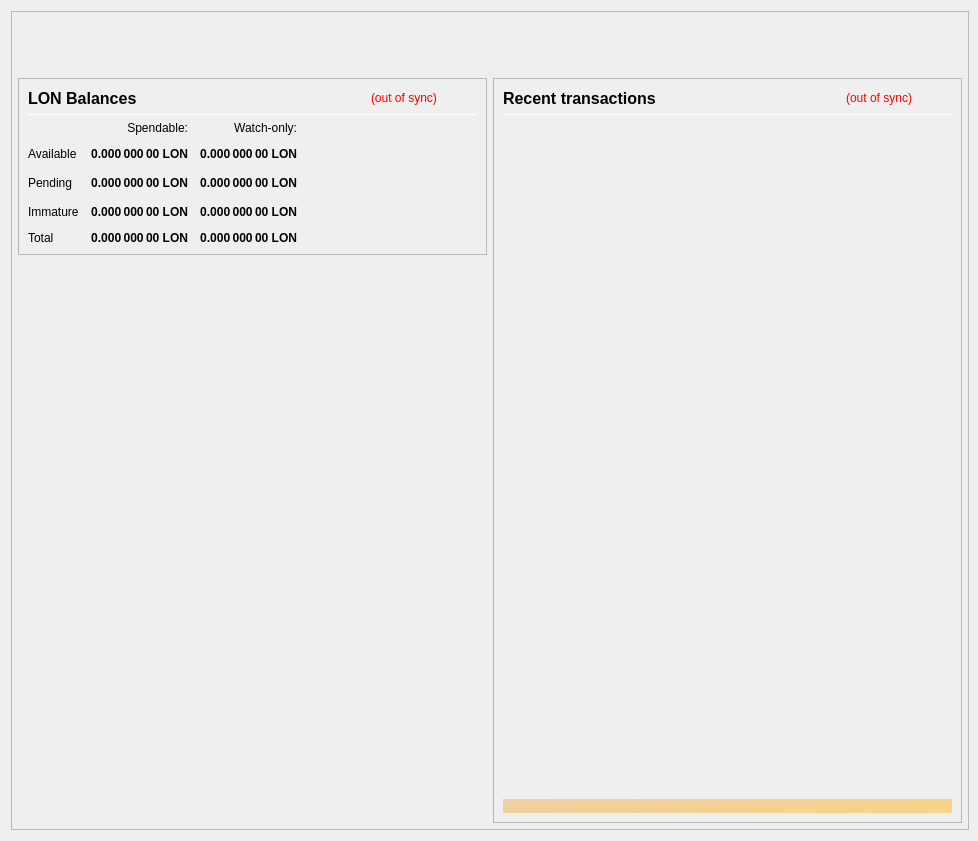
<?xml version="1.0" encoding="UTF-8"?>
<ui version="4.0">
 <class>OverviewPage</class>
 <widget class="QWidget" name="OverviewPage">
  <property name="geometry">
   <rect>
    <x>0</x>
    <y>0</y>
    <width>978</width>
    <height>841</height>
   </rect>
  </property>
  <property name="minimumSize">
   <size>
    <width>960</width>
    <height>682</height>
   </size>
  </property>
  <property name="font">
   <font>
    <weight>50</weight>
    <bold>false</bold>
   </font>
  </property>
  <property name="windowTitle">
   <string>Form</string>
  </property>
  <layout class="QVBoxLayout" name="topLayout" stretch="0">
   <property name="rightMargin">
    <number>9</number>
   </property>
   <item>
    <widget class="QFrame" name="frame_BG">
     <property name="minimumSize">
      <size>
       <width>850</width>
       <height>610</height>
      </size>
     </property>
     <property name="maximumSize">
      <size>
       <width>16777215</width>
       <height>16777215</height>
      </size>
     </property>
     <property name="frameShape">
      <enum>QFrame::StyledPanel</enum>
     </property>
     <property name="frameShadow">
      <enum>QFrame::Raised</enum>
     </property>
     <layout class="QVBoxLayout" name="verticalLayout_3" stretch="0">
      <property name="leftMargin">
       <number>0</number>
      </property>
      <property name="topMargin">
       <number>0</number>
      </property>
      <property name="rightMargin">
       <number>0</number>
      </property>
      <property name="bottomMargin">
       <number>6</number>
      </property>
      <item>
       <layout class="QVBoxLayout" name="verticalLayout_Master" stretch="0,1">
        <property name="leftMargin">
         <number>0</number>
        </property>
        <property name="topMargin">
         <number>0</number>
        </property>
        <property name="rightMargin">
         <number>0</number>
        </property>
        <property name="bottomMargin">
         <number>0</number>
        </property>
        <item>
         <widget class="QFrame" name="frame_Header">
          <layout class="QVBoxLayout" name="verticalLayout_Header" stretch="0">
           <property name="leftMargin">
            <number>0</number>
           </property>
           <property name="topMargin">
            <number>0</number>
           </property>
           <property name="rightMargin">
            <number>0</number>
           </property>
           <property name="bottomMargin">
            <number>0</number>
           </property>
           <item>
            <layout class="QHBoxLayout" name="horizontalLayout_Header" stretch="1,0">
             <property name="spacing">
              <number>6</number>
             </property>
             <item>
              <spacer name="horizontalSpacer_Header">
               <property name="orientation">
                <enum>Qt::Horizontal</enum>
               </property>
               <property name="sizeHint" stdset="0">
                <size>
                 <width>40</width>
                 <height>20</height>
                </size>
               </property>
              </spacer>
             </item>
             <item>
              <widget class="QLabel" name="labelOverviewHeaderRight">
               <property name="minimumSize">
                <size>
                 <width>464</width>
                 <height>60</height>
                </size>
               </property>
               <property name="maximumSize">
                <size>
                 <width>16777215</width>
                 <height>60</height>
                </size>
               </property>
               <property name="font">
                <font>
                 <pointsize>14</pointsize>
                </font>
               </property>
               <property name="text">
                <string/>
               </property>
               <property name="alignment">
                <set>Qt::AlignRight|Qt::AlignTrailing|Qt::AlignVCenter</set>
               </property>
              </widget>
             </item>
            </layout>
           </item>
          </layout>
         </widget>
        </item>
        <item>
         <widget class="QFrame" name="frame_Content">
          <layout class="QVBoxLayout" name="verticalLayout_Content">
           <property name="leftMargin">
            <number>6</number>
           </property>
           <property name="topMargin">
            <number>0</number>
           </property>
           <property name="rightMargin">
            <number>6</number>
           </property>
           <property name="bottomMargin">
            <number>0</number>
           </property>
           <item>
            <layout class="QHBoxLayout" name="horizontalLayout_Content" stretch="1,1">
             <property name="spacing">
              <number>6</number>
             </property>
             <item>
              <layout class="QVBoxLayout" name="verticalLayout_left" stretch="0,0">
               <item>
                <widget class="QFrame" name="frameBalances">
                 <property name="frameShape">
                  <enum>QFrame::StyledPanel</enum>
                 </property>
                 <property name="frameShadow">
                  <enum>QFrame::Raised</enum>
                 </property>
                 <layout class="QVBoxLayout" name="verticalLayout_4">
                  <item>
                   <layout class="QHBoxLayout" name="hlBalancesHeader" stretch="2,0,0">
                    <property name="spacing">
                     <number>6</number>
                    </property>
                    <item>
                     <widget class="QLabel" name="labelBalances">
                      <property name="minimumSize">
                       <size>
                        <width>0</width>
                        <height>0</height>
                       </size>
                      </property>
                      <property name="font">
                       <font>
                        <pointsize>12</pointsize>
                        <weight>75</weight>
                        <bold>true</bold>
                       </font>
                      </property>
                      <property name="text">
                       <string>LON Balances</string>
                      </property>
                     </widget>
                    </item>
                    <item>
                     <widget class="QLabel" name="labelWalletStatus">
                      <property name="cursor">
                       <cursorShape>WhatsThisCursor</cursorShape>
                      </property>
                      <property name="toolTip">
                       <string>The displayed information may be out of date. Your wallet automatically synchronizes with the Londinium network after a connection is established, but this process has not completed yet.</string>
                      </property>
                      <property name="styleSheet">
                       <string notr="true">QLabel { color: red; }</string>
                      </property>
                      <property name="text">
                       <string notr="true">(out of sync)</string>
                      </property>
                      <property name="alignment">
                       <set>Qt::AlignLeading|Qt::AlignLeft|Qt::AlignVCenter</set>
                      </property>
                     </widget>
                    </item>
                    <item>
                     <spacer name="hsBalancesHeader">
                      <property name="orientation">
                       <enum>Qt::Horizontal</enum>
                      </property>
                      <property name="sizeHint" stdset="0">
                       <size>
                        <width>40</width>
                        <height>20</height>
                       </size>
                      </property>
                     </spacer>
                    </item>
                   </layout>
                  </item>
                  <item>
                   <widget class="Line" name="lineBalances">
                    <property name="minimumSize">
                     <size>
                      <width>0</width>
                      <height>1</height>
                     </size>
                    </property>
                    <property name="maximumSize">
                     <size>
                      <width>16777215</width>
                      <height>1</height>
                     </size>
                    </property>
                    <property name="orientation">
                     <enum>Qt::Horizontal</enum>
                    </property>
                   </widget>
                  </item>
                  <item>
                   <layout class="QGridLayout" name="gridLayout">
                    <property name="spacing">
                     <number>12</number>
                    </property>
                    <item row="2" column="2">
                     <widget class="QLabel" name="labelWatchPending">
                      <property name="font">
                       <font>
                        <weight>75</weight>
                        <bold>true</bold>
                       </font>
                      </property>
                      <property name="cursor">
                       <cursorShape>ArrowCursor</cursorShape>
                      </property>
                      <property name="toolTip">
                       <string>Unconfirmed transactions to watch-only addresses</string>
                      </property>
                      <property name="text">
                       <string notr="true">0.000 000 00 LON</string>
                      </property>
                      <property name="alignment">
                       <set>Qt::AlignRight|Qt::AlignTrailing|Qt::AlignVCenter</set>
                      </property>
                      <property name="textInteractionFlags">
                       <set>Qt::NoTextInteraction</set>
                      </property>
                     </widget>
                    </item>
                    <item row="2" column="1">
                     <widget class="QLabel" name="labelUnconfirmed">
                      <property name="font">
                       <font>
                        <weight>75</weight>
                        <bold>true</bold>
                       </font>
                      </property>
                      <property name="cursor">
                       <cursorShape>ArrowCursor</cursorShape>
                      </property>
                      <property name="toolTip">
                       <string>Total of transactions that have yet to be confirmed, and do not yet count toward the spendable balance</string>
                      </property>
                      <property name="text">
                       <string notr="true">0.000 000 00 LON</string>
                      </property>
                      <property name="alignment">
                       <set>Qt::AlignRight|Qt::AlignTrailing|Qt::AlignVCenter</set>
                      </property>
                      <property name="textInteractionFlags">
                       <set>Qt::NoTextInteraction</set>
                      </property>
                     </widget>
                    </item>
                    <item row="3" column="2">
                     <widget class="QLabel" name="labelWatchImmature">
                      <property name="font">
                       <font>
                        <weight>75</weight>
                        <bold>true</bold>
                       </font>
                      </property>
                      <property name="cursor">
                       <cursorShape>ArrowCursor</cursorShape>
                      </property>
                      <property name="toolTip">
                       <string>Staked or masternode rewards in watch-only addresses that has not yet matured</string>
                      </property>
                      <property name="text">
                       <string notr="true">0.000 000 00 LON</string>
                      </property>
                      <property name="alignment">
                       <set>Qt::AlignRight|Qt::AlignTrailing|Qt::AlignVCenter</set>
                      </property>
                      <property name="textInteractionFlags">
                       <set>Qt::NoTextInteraction</set>
                      </property>
                     </widget>
                    </item>
                    <item row="4" column="0">
                     <widget class="QLabel" name="labelTotalText">
                      <property name="text">
                       <string>Total</string>
                      </property>
                      <property name="textInteractionFlags">
                       <set>Qt::NoTextInteraction</set>
                      </property>
                     </widget>
                    </item>
                    <item row="3" column="1">
                     <widget class="QLabel" name="labelImmature">
                      <property name="font">
                       <font>
                        <weight>75</weight>
                        <bold>true</bold>
                       </font>
                      </property>
                      <property name="cursor">
                       <cursorShape>ArrowCursor</cursorShape>
                      </property>
                      <property name="toolTip">
                       <string>Staked or masternode rewards that has not yet matured</string>
                      </property>
                      <property name="text">
                       <string notr="true">0.000 000 00 LON</string>
                      </property>
                      <property name="alignment">
                       <set>Qt::AlignRight|Qt::AlignTrailing|Qt::AlignVCenter</set>
                      </property>
                      <property name="textInteractionFlags">
                       <set>Qt::NoTextInteraction</set>
                      </property>
                     </widget>
                    </item>
                    <item row="2" column="3">
                     <spacer name="hsBalances">
                      <property name="orientation">
                       <enum>Qt::Horizontal</enum>
                      </property>
                      <property name="sizeHint" stdset="0">
                       <size>
                        <width>40</width>
                        <height>20</height>
                       </size>
                      </property>
                     </spacer>
                    </item>
                    <item row="3" column="0">
                     <widget class="QLabel" name="labelImmatureText">
                      <property name="text">
                       <string>Immature</string>
                      </property>
                      <property name="textInteractionFlags">
                       <set>Qt::NoTextInteraction</set>
                      </property>
                     </widget>
                    </item>
                    <item row="4" column="1">
                     <widget class="QLabel" name="labelTotal">
                      <property name="font">
                       <font>
                        <weight>75</weight>
                        <bold>true</bold>
                       </font>
                      </property>
                      <property name="cursor">
                       <cursorShape>ArrowCursor</cursorShape>
                      </property>
                      <property name="toolTip">
                       <string>Your current total balance</string>
                      </property>
                      <property name="text">
                       <string notr="true">0.000 000 00 LON</string>
                      </property>
                      <property name="alignment">
                       <set>Qt::AlignRight|Qt::AlignTrailing|Qt::AlignVCenter</set>
                      </property>
                      <property name="textInteractionFlags">
                       <set>Qt::NoTextInteraction</set>
                      </property>
                     </widget>
                    </item>
                    <item row="4" column="2">
                     <widget class="QLabel" name="labelWatchTotal">
                      <property name="font">
                       <font>
                        <weight>75</weight>
                        <bold>true</bold>
                       </font>
                      </property>
                      <property name="cursor">
                       <cursorShape>ArrowCursor</cursorShape>
                      </property>
                      <property name="toolTip">
                       <string>Current total balance in watch-only addresses</string>
                      </property>
                      <property name="text">
                       <string notr="true">0.000 000 00 LON</string>
                      </property>
                      <property name="alignment">
                       <set>Qt::AlignRight|Qt::AlignTrailing|Qt::AlignVCenter</set>
                      </property>
                      <property name="textInteractionFlags">
                       <set>Qt::NoTextInteraction</set>
                      </property>
                     </widget>
                    </item>
                    <item row="0" column="2">
                     <widget class="QLabel" name="labelWatchonly">
                      <property name="text">
                       <string>Watch-only:</string>
                      </property>
                      <property name="alignment">
                       <set>Qt::AlignRight|Qt::AlignTrailing|Qt::AlignVCenter</set>
                      </property>
                     </widget>
                    </item>
                    <item row="1" column="0">
                     <widget class="QLabel" name="labelBalanceText">
                      <property name="text">
                       <string>Available</string>
                      </property>
                      <property name="textInteractionFlags">
                       <set>Qt::NoTextInteraction</set>
                      </property>
                     </widget>
                    </item>
                    <item row="1" column="1">
                     <widget class="QLabel" name="labelBalance">
                      <property name="font">
                       <font>
                        <weight>75</weight>
                        <bold>true</bold>
                       </font>
                      </property>
                      <property name="cursor">
                       <cursorShape>ArrowCursor</cursorShape>
                      </property>
                      <property name="toolTip">
                       <string>Your current spendable balance</string>
                      </property>
                      <property name="text">
                       <string notr="true">0.000 000 00 LON</string>
                      </property>
                      <property name="alignment">
                       <set>Qt::AlignRight|Qt::AlignTrailing|Qt::AlignVCenter</set>
                      </property>
                      <property name="textInteractionFlags">
                       <set>Qt::NoTextInteraction</set>
                      </property>
                     </widget>
                    </item>
                    <item row="1" column="2">
                     <widget class="QLabel" name="labelWatchAvailable">
                      <property name="font">
                       <font>
                        <weight>75</weight>
                        <bold>true</bold>
                       </font>
                      </property>
                      <property name="cursor">
                       <cursorShape>ArrowCursor</cursorShape>
                      </property>
                      <property name="toolTip">
                       <string>Your current balance in watch-only addresses</string>
                      </property>
                      <property name="text">
                       <string notr="true">0.000 000 00 LON</string>
                      </property>
                      <property name="alignment">
                       <set>Qt::AlignRight|Qt::AlignTrailing|Qt::AlignVCenter</set>
                      </property>
                      <property name="textInteractionFlags">
                       <set>Qt::NoTextInteraction</set>
                      </property>
                     </widget>
                    </item>
                    <item row="2" column="0">
                     <widget class="QLabel" name="labelPendingText">
                      <property name="text">
                       <string>Pending</string>
                      </property>
                      <property name="textInteractionFlags">
                       <set>Qt::NoTextInteraction</set>
                      </property>
                     </widget>
                    </item>
                    <item row="0" column="1">
                     <widget class="QLabel" name="labelSpendable">
                      <property name="text">
                       <string>Spendable:</string>
                      </property>
                      <property name="alignment">
                       <set>Qt::AlignRight|Qt::AlignTrailing|Qt::AlignVCenter</set>
                      </property>
                     </widget>
                    </item>
                   </layout>
                  </item>
                 </layout>
                </widget>
               </item>
               <item>
                <spacer name="verticalSpacer">
                 <property name="orientation">
                  <enum>Qt::Vertical</enum>
                 </property>
                 <property name="sizeHint" stdset="0">
                  <size>
                   <width>20</width>
                   <height>40</height>
                  </size>
                 </property>
                </spacer>
               </item>
              </layout>
             </item>
             <item>
              <layout class="QVBoxLayout" name="verticalLayout_right" stretch="1">
               <item>
                <widget class="QFrame" name="frame_RecentTransactions">
                 <property name="minimumSize">
                  <size>
                   <width>0</width>
                   <height>0</height>
                  </size>
                 </property>
                 <property name="frameShape">
                  <enum>QFrame::StyledPanel</enum>
                 </property>
                 <property name="frameShadow">
                  <enum>QFrame::Raised</enum>
                 </property>
                 <layout class="QVBoxLayout" name="verticalLayout_1" stretch="0,0,0,0,0">
                  <item>
                   <layout class="QHBoxLayout" name="horizontalLayout_2" stretch="2,0,0">
                    <property name="spacing">
                     <number>3</number>
                    </property>
                    <item>
                     <widget class="QLabel" name="label_4">
                      <property name="minimumSize">
                       <size>
                        <width>0</width>
                        <height>20</height>
                       </size>
                      </property>
                      <property name="font">
                       <font>
                        <pointsize>12</pointsize>
                        <weight>75</weight>
                        <bold>true</bold>
                       </font>
                      </property>
                      <property name="text">
                       <string>Recent transactions</string>
                      </property>
                     </widget>
                    </item>
                    <item>
                     <widget class="QLabel" name="labelTransactionsStatus">
                      <property name="cursor">
                       <cursorShape>WhatsThisCursor</cursorShape>
                      </property>
                      <property name="toolTip">
                       <string>The displayed information may be out of date. Your wallet automatically synchronizes with the Londinium network after a connection is established, but this process has not completed yet.</string>
                      </property>
                      <property name="styleSheet">
                       <string notr="true">QLabel { color: red; }</string>
                      </property>
                      <property name="text">
                       <string notr="true">(out of sync)</string>
                      </property>
                      <property name="alignment">
                       <set>Qt::AlignRight|Qt::AlignTrailing|Qt::AlignVCenter</set>
                      </property>
                     </widget>
                    </item>
                    <item>
                     <spacer name="horizontalSpacer">
                      <property name="orientation">
                       <enum>Qt::Horizontal</enum>
                      </property>
                      <property name="sizeHint" stdset="0">
                       <size>
                        <width>40</width>
                        <height>20</height>
                       </size>
                      </property>
                     </spacer>
                    </item>
                   </layout>
                  </item>
                  <item>
                   <widget class="Line" name="line">
                    <property name="minimumSize">
                     <size>
                      <width>0</width>
                      <height>1</height>
                     </size>
                    </property>
                    <property name="maximumSize">
                     <size>
                      <width>16777215</width>
                      <height>1</height>
                     </size>
                    </property>
                    <property name="orientation">
                     <enum>Qt::Horizontal</enum>
                    </property>
                   </widget>
                  </item>
                  <item>
                   <widget class="QListView" name="listTransactions">
                    <property name="minimumSize">
                     <size>
                      <width>0</width>
                      <height>0</height>
                     </size>
                    </property>
                    <property name="styleSheet">
                     <string notr="true">QListView { background: transparent; }</string>
                    </property>
                    <property name="frameShape">
                     <enum>QFrame::NoFrame</enum>
                    </property>
                    <property name="verticalScrollBarPolicy">
                     <enum>Qt::ScrollBarAlwaysOff</enum>
                    </property>
                    <property name="horizontalScrollBarPolicy">
                     <enum>Qt::ScrollBarAlwaysOff</enum>
                    </property>
                    <property name="selectionMode">
                     <enum>QAbstractItemView::NoSelection</enum>
                    </property>
                   </widget>
                  </item>
                  <item>
                   <spacer name="verticalSpacer_2">
                    <property name="orientation">
                     <enum>Qt::Vertical</enum>
                    </property>
                    <property name="sizeType">
                     <enum>QSizePolicy::Expanding</enum>
                    </property>
                    <property name="sizeHint" stdset="0">
                     <size>
                      <width>20</width>
                      <height>40</height>
                     </size>
                    </property>
                   </spacer>
                  </item>
                  <item>
                   <widget class="QLabel" name="labelAlerts">
                    <property name="maximumSize">
                     <size>
                      <width>16777215</width>
                      <height>16777215</height>
                     </size>
                    </property>
                    <property name="styleSheet">
                     <string notr="true">background-color: qlineargradient(x1: 0, y1: 0, x2: 1, y2: 0, stop:0 #F0D0A0, stop:1 #F8D488); color:#000000;</string>
                    </property>
                    <property name="text">
                     <string/>
                    </property>
                    <property name="wordWrap">
                     <bool>true</bool>
                    </property>
                    <property name="margin">
                     <number>3</number>
                    </property>
                   </widget>
                  </item>
                 </layout>
                </widget>
               </item>
              </layout>
             </item>
            </layout>
           </item>
          </layout>
         </widget>
        </item>
       </layout>
      </item>
     </layout>
    </widget>
   </item>
  </layout>
 </widget>
 <resources/>
 <connections/>
</ui>
